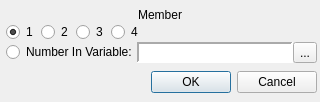
<?xml version="1.0" encoding="UTF-8"?>
<ui version="4.0">
 <class>GetPartyMemberDialog</class>
 <widget class="QDialog" name="GetPartyMemberDialog">
  <property name="geometry">
   <rect>
    <x>0</x>
    <y>0</y>
    <width>320</width>
    <height>102</height>
   </rect>
  </property>
  <property name="windowTitle">
   <string>Get Party Member</string>
  </property>
  <property name="windowIcon">
   <iconset resource="gui_icons.qrc">
    <normaloff>:/icons/openrpgmaker.png</normaloff>:/icons/openrpgmaker.png</iconset>
  </property>
  <property name="styleSheet">
   <string notr="true">.QFrame
{
	border-width: 1px;
	border-style: solid;
	border-color: palette(window-text);
}

.QFrame&gt;QLabel
{
	border-width: 0px;
	background-color: palette(window-text);
	color: palette(window);
	font-weight: bold;
}

.QFrame&gt;QCheckBox
{
	background-color: palette(window-text);
	border-width: 0px;
	border-style: none;
	color: palette(window);
	spacing: 3px;
	font-weight: bold;
	padding: 0px 0px 0px 3px;
}

.QFrame&gt;QCheckBox::indicator
{
	min-width: 8px;
	max-width: 8px;
	min-height: 8px;
	max-height: 8px;
	width: 8px;
	height: 8px;
	border-width: 2px;
	border-radius: 0px;
	border-style: ridge;
	border-color: palette(mid);
}

.QFrame&gt;QCheckBox::indicator:unchecked
{
	background-color: palette(base);
}

.QFrame&gt;QCheckBox::indicator:checked
{
	background-color: palette(window-text);
}

.QFrame&gt;QCheckBox::indicator:hover
{
	border-color: palette(highlight);
}</string>
  </property>
  <layout class="QVBoxLayout" name="verticalLayout">
   <property name="spacing">
    <number>3</number>
   </property>
   <property name="margin">
    <number>3</number>
   </property>
   <item>
    <widget class="QFrame" name="wMemberNumber">
     <property name="sizePolicy">
      <sizepolicy hsizetype="Preferred" vsizetype="Fixed">
       <horstretch>0</horstretch>
       <verstretch>0</verstretch>
      </sizepolicy>
     </property>
     <layout class="QVBoxLayout" name="verticalLayout_36">
      <property name="spacing">
       <number>0</number>
      </property>
      <property name="margin">
       <number>0</number>
      </property>
      <item>
       <widget class="QLabel" name="label_2">
        <property name="sizePolicy">
         <sizepolicy hsizetype="Preferred" vsizetype="Fixed">
          <horstretch>0</horstretch>
          <verstretch>0</verstretch>
         </sizepolicy>
        </property>
        <property name="text">
         <string>Member</string>
        </property>
        <property name="alignment">
         <set>Qt::AlignCenter</set>
        </property>
       </widget>
      </item>
      <item>
       <widget class="QWidget" name="widget_2" native="true">
        <layout class="QVBoxLayout" name="verticalLayout_6">
         <property name="spacing">
          <number>0</number>
         </property>
         <property name="leftMargin">
          <number>3</number>
         </property>
         <property name="topMargin">
          <number>0</number>
         </property>
         <property name="rightMargin">
          <number>0</number>
         </property>
         <property name="bottomMargin">
          <number>0</number>
         </property>
         <item>
          <layout class="QHBoxLayout" name="horizontalLayout_9">
           <property name="spacing">
            <number>3</number>
           </property>
           <item>
            <widget class="QRadioButton" name="rbPartyMember1">
             <property name="sizePolicy">
              <sizepolicy hsizetype="Fixed" vsizetype="Fixed">
               <horstretch>0</horstretch>
               <verstretch>0</verstretch>
              </sizepolicy>
             </property>
             <property name="text">
              <string>1</string>
             </property>
             <property name="checked">
              <bool>true</bool>
             </property>
            </widget>
           </item>
           <item>
            <widget class="QRadioButton" name="rbPartyMember2">
             <property name="sizePolicy">
              <sizepolicy hsizetype="Fixed" vsizetype="Fixed">
               <horstretch>0</horstretch>
               <verstretch>0</verstretch>
              </sizepolicy>
             </property>
             <property name="text">
              <string>2</string>
             </property>
            </widget>
           </item>
           <item>
            <widget class="QRadioButton" name="rbPartyMember3">
             <property name="sizePolicy">
              <sizepolicy hsizetype="Fixed" vsizetype="Fixed">
               <horstretch>0</horstretch>
               <verstretch>0</verstretch>
              </sizepolicy>
             </property>
             <property name="text">
              <string>3</string>
             </property>
            </widget>
           </item>
           <item>
            <widget class="QRadioButton" name="rbPartyMember4">
             <property name="sizePolicy">
              <sizepolicy hsizetype="Fixed" vsizetype="Fixed">
               <horstretch>0</horstretch>
               <verstretch>0</verstretch>
              </sizepolicy>
             </property>
             <property name="text">
              <string>4</string>
             </property>
            </widget>
           </item>
           <item>
            <spacer name="horizontalSpacer_13">
             <property name="orientation">
              <enum>Qt::Horizontal</enum>
             </property>
             <property name="sizeHint" stdset="0">
              <size>
               <width>40</width>
               <height>20</height>
              </size>
             </property>
            </spacer>
           </item>
          </layout>
         </item>
         <item>
          <layout class="QHBoxLayout" name="horizontalLayout_36">
           <property name="spacing">
            <number>0</number>
           </property>
           <item>
            <widget class="QRadioButton" name="rbVariable">
             <property name="sizePolicy">
              <sizepolicy hsizetype="Fixed" vsizetype="Fixed">
               <horstretch>0</horstretch>
               <verstretch>0</verstretch>
              </sizepolicy>
             </property>
             <property name="text">
              <string>Number In Variable:</string>
             </property>
            </widget>
           </item>
           <item>
            <widget class="QWidget" name="wVariable" native="true">
             <property name="sizePolicy">
              <sizepolicy hsizetype="Preferred" vsizetype="Preferred">
               <horstretch>0</horstretch>
               <verstretch>0</verstretch>
              </sizepolicy>
             </property>
             <layout class="QHBoxLayout" name="horizontalLayout_8">
              <property name="spacing">
               <number>0</number>
              </property>
              <property name="margin">
               <number>0</number>
              </property>
              <item>
               <widget class="QLabel" name="lblVariable">
                <property name="sizePolicy">
                 <sizepolicy hsizetype="Preferred" vsizetype="Preferred">
                  <horstretch>0</horstretch>
                  <verstretch>0</verstretch>
                 </sizepolicy>
                </property>
                <property name="minimumSize">
                 <size>
                  <width>150</width>
                  <height>0</height>
                 </size>
                </property>
                <property name="font">
                 <font>
                  <family>Monospace</family>
                 </font>
                </property>
                <property name="styleSheet">
                 <string notr="true">background-color: palette(base);</string>
                </property>
                <property name="frameShape">
                 <enum>QFrame::Panel</enum>
                </property>
                <property name="frameShadow">
                 <enum>QFrame::Sunken</enum>
                </property>
                <property name="lineWidth">
                 <number>2</number>
                </property>
                <property name="text">
                 <string/>
                </property>
               </widget>
              </item>
              <item>
               <widget class="QToolButton" name="bBrowseVariables">
                <property name="text">
                 <string>...</string>
                </property>
                <property name="icon">
                 <iconset resource="gui_icons.qrc">
                  <normaloff>:/icons/fileopen.png</normaloff>:/icons/fileopen.png</iconset>
                </property>
               </widget>
              </item>
             </layout>
            </widget>
           </item>
          </layout>
         </item>
        </layout>
       </widget>
      </item>
     </layout>
    </widget>
   </item>
   <item>
    <widget class="QDialogButtonBox" name="buttonBox">
     <property name="orientation">
      <enum>Qt::Horizontal</enum>
     </property>
     <property name="standardButtons">
      <set>QDialogButtonBox::Cancel|QDialogButtonBox::Ok</set>
     </property>
    </widget>
   </item>
  </layout>
 </widget>
 <resources>
  <include location="gui_icons.qrc"/>
 </resources>
 <connections>
  <connection>
   <sender>buttonBox</sender>
   <signal>accepted()</signal>
   <receiver>GetPartyMemberDialog</receiver>
   <slot>accept()</slot>
   <hints>
    <hint type="sourcelabel">
     <x>248</x>
     <y>254</y>
    </hint>
    <hint type="destinationlabel">
     <x>157</x>
     <y>274</y>
    </hint>
   </hints>
  </connection>
  <connection>
   <sender>buttonBox</sender>
   <signal>rejected()</signal>
   <receiver>GetPartyMemberDialog</receiver>
   <slot>reject()</slot>
   <hints>
    <hint type="sourcelabel">
     <x>316</x>
     <y>260</y>
    </hint>
    <hint type="destinationlabel">
     <x>286</x>
     <y>274</y>
    </hint>
   </hints>
  </connection>
 </connections>
</ui>
